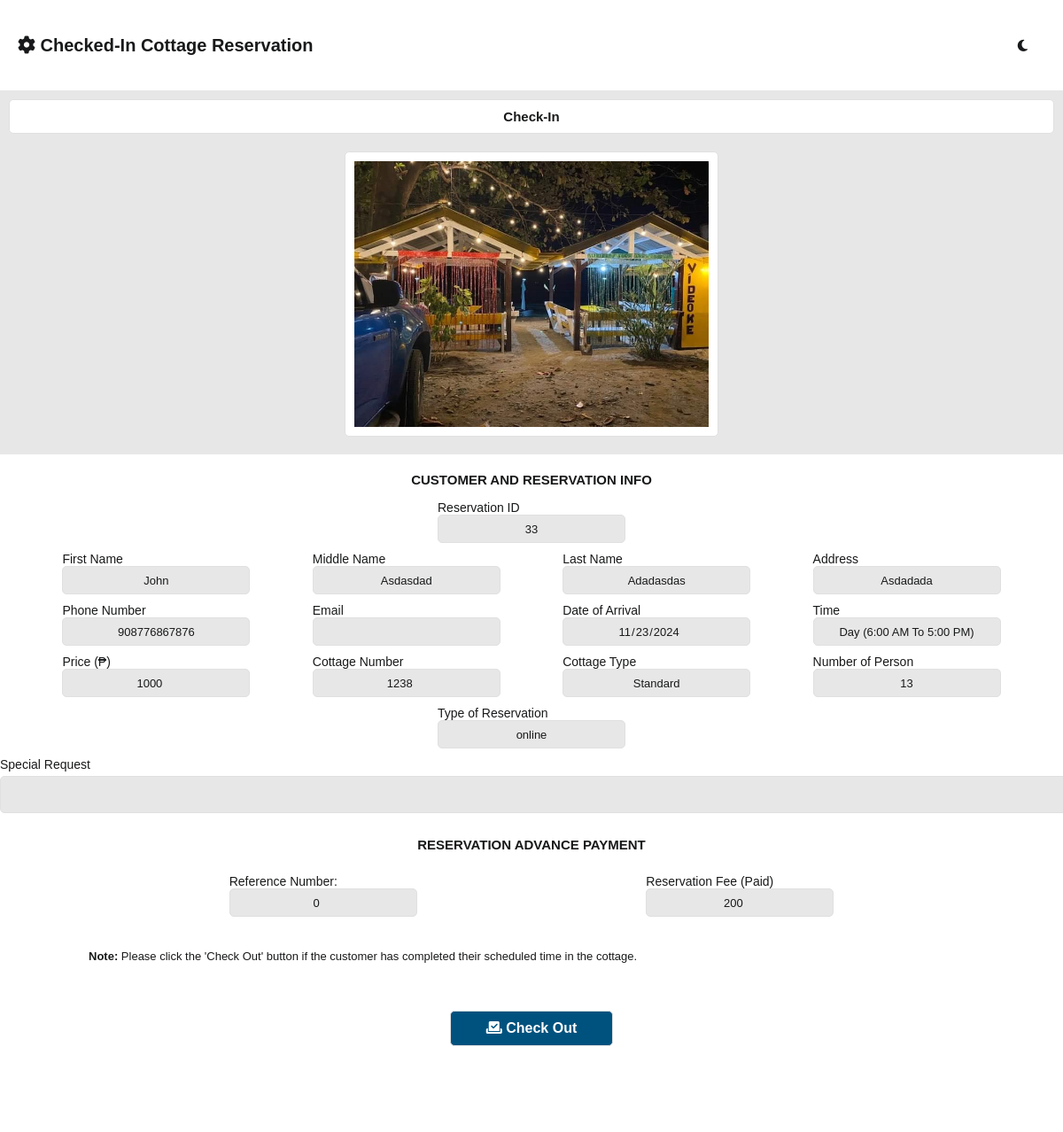
/admin/cottage_checkedIn.php?manage_id=33 (signed in), run on the app's committed database.
### tables this page shows
CREATE TABLE `reserve_cottage_tbl` (
  `reserve_id` int(11) NOT NULL,
  `user_id` int(255) NOT NULL,
  `reserve_status` varchar(255) NOT NULL,
  `reserve_type` varchar(255) NOT NULL,
  `first_name` varchar(255) NOT NULL,
  `middle_name` varchar(255) NOT NULL,
  `last_name` varchar(255) NOT NULL,
  `reserve_address` text NOT NULL,
  `phone_number` bigint(255) NOT NULL,
  `email` varchar(255) NOT NULL,
  `date_of_arrival` date NOT NULL,
  `time` varchar(255) NOT NULL,
  `price` bigint(255) NOT NULL,
  `cottage_number` bigint(255) NOT NULL,
  `cottage_type` varchar(255) NOT NULL,
  `number_of_person` int(255) NOT NULL,
  `special_request` text NOT NULL,
  `cottage_photo` varchar(255) NOT NULL,
  `reference_number` bigint(255) NOT NULL,
  `cottage_reserve_fee` bigint(255) NOT NULL,
  `rejection_reason` text NOT NULL
);

### admin/cottage_checkedIn.php (the view, shortened to what this page needs)
<?php
include('db_connect.php');
$manage_data = [
    'reserve_id' => '',
    'reserve_status' => '',
    'first_name' => '',
    'middle_name' => '',
    'last_name' => '',
    'reserve_address' => '',
    'phone_number' => '',
    'email' => '',
    'date_of_arrival' => '',
    'time' => '',
    'cottage_number' => '',
    'cottage_type' => '',
    'number_of_person' => '',
    'price' => '',
    'special_request' => '',
    'reserve_type' => '',
    'cottage_photo' => '',
    'cottage_reserve_fee' => ''
];
if (isset($_GET['manage_id'])) {
    $manage_id = $_GET['manage_id'];
    $manage_query = "SELECT * FROM reserve_cottage_tbl WHERE reserve_id = $manage_id";
    $manage_result = mysqli_query($con, $manage_query);
    $manage_data = mysqli_fetch_assoc($manage_result);
}
?>
<!DOCTYPE html>
<html lang="en">
<head>
    <?php
    include 'assets.php'
    ?>
    <link rel="stylesheet" type="text/css" href="css/main.css?v=<?php echo time(); ?>">
    <link rel="stylesheet" type="text/css" href="css/sidenav2.css?v=<?php echo time(); ?>">
    <link rel="stylesheet" type="text/css" href="css/allReservationRoomAndCottage.css?v=<?php echo time(); ?>">
</head>
<body>
    <main>
        <section class="middle-container">
            <div class="header-container">
                <div class="title-head">
                    <label for=""><i class="fa-solid fa-gear"></i> Checked-In Cottage
                        Reservation</label>
                </div>
                <?php include 'icon-container.php' ?>
            </div>
            <div class="center-container">
                <div class="container">
                    <div class="header-label">
                        <label for="">Check-in</label>
                    </div>
                    <form method="post" action="" class="form-container">
                        <div class="info-container">
                            <div class="image-container">
                                <img name="photo" src="<?php echo $manage_data['cottage_photo']; ?>" alt="">
                            </div>
                            <div class="header-label2">
                                <label>CUSTOMER AND RESERVATION INFO</label>
                            </div>
                            <div class="line">
                                <div>
                                    <label>Reservation ID</label><br>
                                    <input value="<?php echo $manage_data['reserve_id']; ?>">
                                </div>
                            </div>
                            <div class="line">
                                <div>
                                    <label>First Name</label><br>
                                    <input name="first_name" value="<?php echo $manage_data['first_name']; ?>" disabled>
                                </div>
                                <div>
                                    <label>Middle Name</label><br>
                                    <input name="middle_name" value="<?php echo $manage_data['middle_name']; ?>" disabled>
                                </div>
                                <div>
                                    <label>Last Name</label><br>
                                    <input name="last_name" value="<?php echo $manage_data['last_name']; ?>" disabled>
                                </div>
                                <div>
                                    <label>Address</label><br>
                                    <input name="reserve_address"
                                        value="<?php echo $manage_data['reserve_address']; ?>" disabled>
                                </div>
                            </div>
                            <div class="line">
                                <div>
                                    <label>Phone Number</label><br>
                                    <input name="phone_number" value="<?php echo $manage_data['phone_number']; ?>" disabled>
                                </div>
                                <div>
                                    <label>Email</label><br>
                                    <input class="notransform" name="email"
                                        value="<?php echo $manage_data['email']; ?>" disabled>
                                </div>
                                <div>
                                    <label>Date of Arrival</label><br>
                                    <input type="date" name="date_of_arrival"
                                        value="<?php echo $manage_data['date_of_arrival']; ?>" disabled>
                                </div>
                                <div>
                                    <label>Time</label><br>
                                    <input type="text" name="time" value="<?php echo $manage_data['time']; ?>" disabled>
                                </div>
                            </div>
                            <div class="line">
                                <div>
                                    <label>Price (₱)</label><br>
                                    <input type="number" name="price" value="<?php echo $manage_data['price']; ?>" disabled>
                                </div>
                                <div>
                                    <label>Cottage Number</label><br>
                                    <input type="number" name="cottage_number"
                                        value="<?php echo $manage_data['cottage_number']; ?>" disabled>
                                </div>
                                <div>
                                    <label>Cottage Type</label><br>
                                    <input name="cottage_type" value="<?php echo $manage_data['cottage_type']; ?>" disabled>
                                </div>
                                <div>
                                    <label>Number of Person</label><br>
                                    <input name="number_of_person"
                                        value="<?php echo $manage_data['number_of_person']; ?>" disabled>
                                </div>
                            </div>
                            <div class="line">
                                <div>
                                    <label>Type of Reservation</label><br>
                                    <input type="text" class="notransform" name="reserve_type"
                                        value="<?php echo $manage_data['reserve_type']; ?>" disabled>
                                </div>
                            </div>
                            <div class="line">
                                <div>
                                    <label>Special Request</label><br>
                                    <textarea name="special_request"
                                        id="" disabled><?php echo $manage_data["special_request"] ?></textarea>
                                </div>
                            </div>
                            <div class="header-label2">
                                <label>RESERVATION ADVANCE PAYMENT</label>
                            </div>
                            <div class="payment-container">
                                <div class="line">
                                    <div>
                                        <label>Reference Number:</label><br>
                                        <input type="number" name="reservation_fee" value="<?php echo $manage_data['reference_number']; ?>" readonly>
                                    </div>
                                    <div>
                                        <label>Reservation Fee (Paid)</label><br>
                                        <input type="number" name="cottage_reserve_fee" value="<?php echo $manage_data["cottage_reserve_fee"] ?>" disabled>
                                    </div>
                                </div>
                            </div>
                            <div class="note">
                                <p>
                                    <b>Note:</b> Please click the 'Check Out' button if the customer has completed their scheduled time in the cottage.
                                </p>
                            </div>
                            <br>
                        </div>
                        <div class="button-holder">
                            <button class="check-btn" type="submit" name="confirm"><i
                                    class="fa-solid fa-check-to-slot"></i>
                                Check Out</button>
                        </div>
                    </form>
                </div>
            </div>
        </section>
    </main>
</body>
</html>

### admin/css/header.css (style rules this page uses)
* { margin: 0; font-family: 'Trebuchet MS', 'Lucida Sans Unicode', 'Lucida Grande', 'Lucida Sans', Arial, sans-serif; box-sizing: none; }
button { cursor: pointer; }

### admin/css/main.css (style rules this page uses)
* { margin: 0; font-family: 'Trebuchet MS', 'Lucida Sans Unicode', 'Lucida Grande', 'Lucida Sans', Arial, sans-serif; }
body { background-color: var(--first-color2); }
button { cursor: pointer; }
:root { --first-color: white; --first-color2: #E7E7E7; --second-color: #EAE2B7; --fourth-color: #F77F00; --seventh-color: #18191A; --seventh-color2: #e0e0e0; --seventh-color3: #e0e0e0; --select-color: #F77F00; --select-color2: #cd6a00; --booknow-text: #ffffff; --booknow-text2: #242526; --booknow-border: #F77F00; --reservation-titleborder: #18191A; --box-shadow: #b4b4b4; --after-input: #effaff; --water-border: #EAE2B7; --water-color: #0d2cc5; --pure-white: white; --third-color: #FCBF49; --fifth-color: #D62828; --sixth-color: #00527e; --seventh-color4: #757575; --eight-color: #002334; --eight-color2: #001824; --reservation-title: #18191A; --reservation-text: white; --gray-button: rgba(220, 220, 220, 0.849); font-size: 62.5%; --tdeven-color: #0023340c; --proceed-color: white; --proceed-bgcolor: #00527e; --cancel-color: white; --cancel-bgcolor: #D62828; --fixed-color: #effaff; --graph-title-color: #777; --legend-text-color: #777; --tooltip-bg-color: #333333; --tooltip-title-color: #ffffff; --tooltip-body-color: #ffffff; --axis-title-color: #777; --axis-ticks-color: #777; }
p { color: var(--seventh-color); font-size: 1.5rem; text-align: justify; line-height: 1.5; }
.center-container { animation: transitionIn 0.5s; }

### admin/css/sidenav2.css (style rules this page uses)
main { width: 100%; display: flex; flex-direction: row; }
.middle-container { width: 100%; display: flex; flex-direction: column; }
.header-container { width: 100%; height: 8vh; background-color: var(--first-color); display: flex; justify-content: space-between; align-items: center; }
.title-head { display: flex; align-items: center; margin-left: 20px; }
.title-head label { font-size: 2rem; font-weight: bold; color: var(--seventh-color); text-transform: capitalize; }
.center-container { width: 100%; background-color: var(--first-color2); height: 92vh; overflow-y: scroll; }

### data on the page
reserve_cottage_tbl: cottage_photo (picture), reserve_id "33", first_name "john", middle_name "asdasdad", last_name "adadasdas", reserve_address "asdadada", phone_number "908776867876", date_of_arrival "11/23/2024", time "Day (6:00 AM to 5:00 PM)", price "1000", cottage_number "1238", cottage_type "Standard", number_of_person "13", reserve_type "online", reservation_fee "0", cottage_reserve_fee "200"
